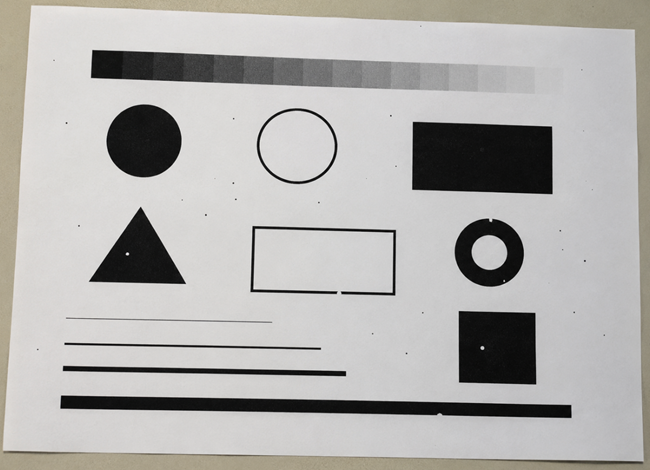
#> input picture goruntu_on_isleme_filtreleme/images/image.png, 650 x 470 px
$ python on_isleme_pipeline.py
#> lines starting #> are read from the running program, lines starting #| are printed output that depends on the picture; after the words box and inside, x2 and y2 are one past the last pixel; in counts of white or black regions, pixels touching at a corner belong together
import cv2

image = cv2.imread("images/image.png")
#> image is the input picture: shape (470, 650, 3); mean B, G, R 173, 175.4, 177.1

if image is None:
    raise FileNotFoundError("goruntu bulunamadi")

# renk bilgisini kaldırarak tek kanallı gri görüntü oluştur
gray = cv2.cvtColor(image, cv2.COLOR_BGR2GRAY)
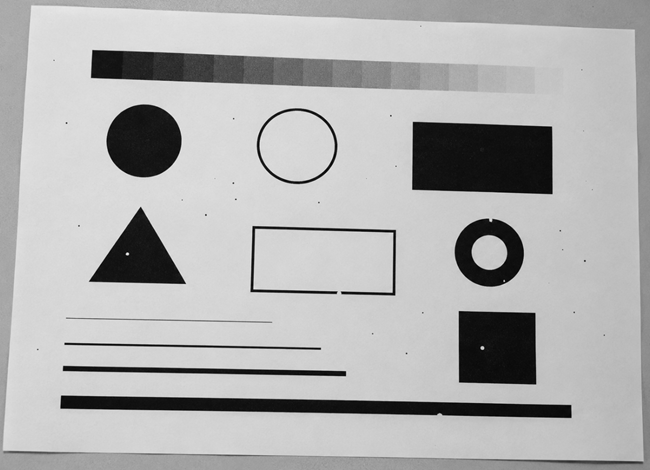
#> gray: shape (470, 650); min 0, max 246, mean 175.6

# Gürültü azaltma
blurred = cv2.GaussianBlur(gray, (5, 5), 0)
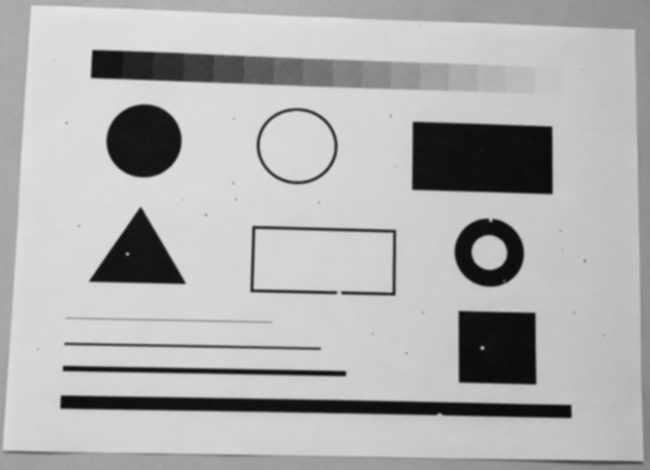
#> blurred: shape (470, 650); min 10, max 229, mean 175.6

# adaptive threshold
binary = cv2.adaptiveThreshold(blurred, 255, cv2.ADAPTIVE_THRESH_GAUSSIAN_C, cv2.THRESH_BINARY, 11, 2)
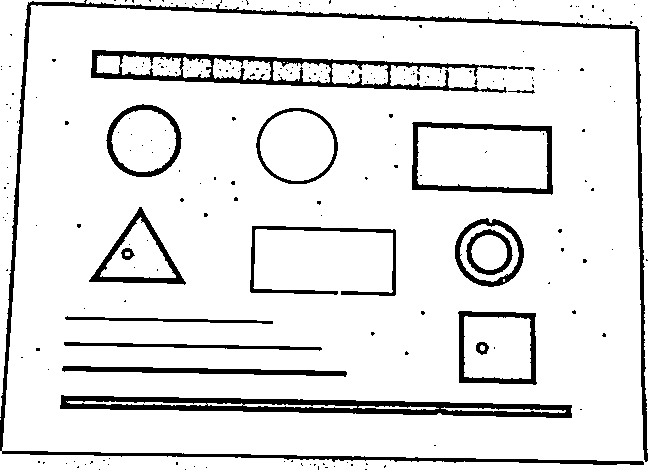
#> binary: shape (470, 650); 89.6% white; 227 black regions (208 under 20 px), largest, box (x1, y1, x2, y2) and area: (0, 0, 648, 465) 7974, (60, 395, 572, 418) 5415, (91, 50, 507, 93) 4431

# kernel
kernel = cv2.getStructuringElement(cv2.MORPH_RECT, (3, 3))

# küçük beyaz gürültüleri temizlemek için erosion + dilation
opened = cv2.morphologyEx(binary, cv2.MORPH_OPEN, kernel, iterations=1)
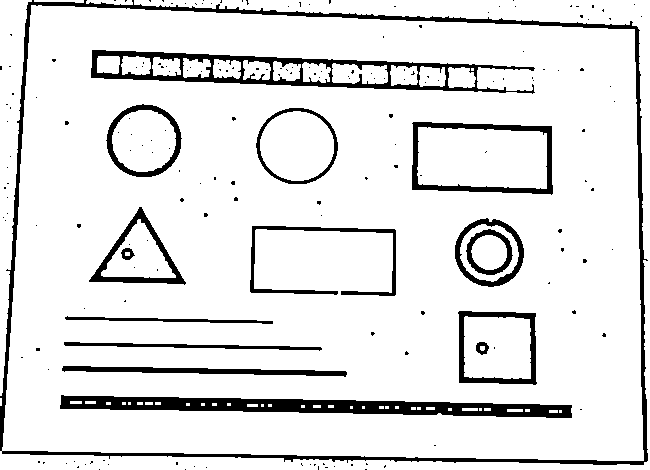
#> opened: shape (470, 650); 89.3% white; 191 black regions (175 under 20 px), largest, box (x1, y1, x2, y2) and area: (0, 0, 648, 465) 8142, (60, 395, 572, 418) 6012, (91, 50, 535, 94) 4856

# küçük siyah boşlukları kapatmak için closing uygula -> dilation + erosion
processed = cv2.morphologyEx(opened, cv2.MORPH_CLOSE, kernel, iterations=1)
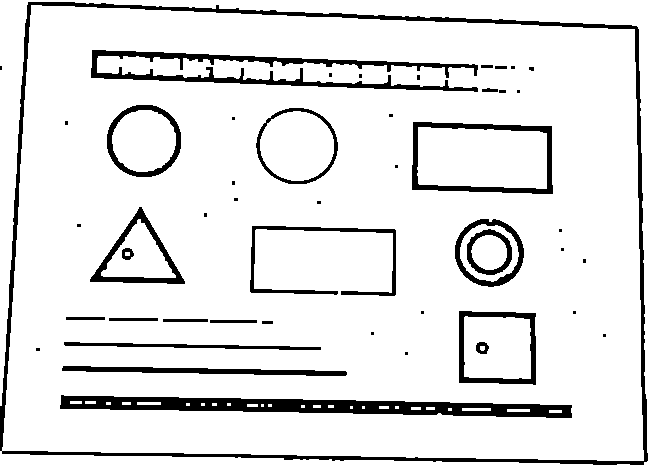
#> processed: shape (470, 650); 89.7% white; 49 black regions (25 under 20 px), largest, box (x1, y1, x2, y2) and area: (0, 2, 648, 465) 7976, (60, 395, 572, 418) 5970, (91, 50, 478, 92) 4243

# pipeline aşamalarını göster
cv2.imshow("1 - Orijinal", image)
cv2.imshow("2 - Gri Seviye", gray)
cv2.imshow("3 - Gaussian blur", blurred)
cv2.imshow("4 - Adaptive Threshold", binary)
cv2.imshow("5 - Final", processed)

# final sonucunu kaydet
cv2.imwrite("outputs/final_on_isleme.png", processed)

cv2.waitKey(0)
cv2.destroyAllWindows()

$ run again, with goruntu_on_isleme_filtreleme/images/belge.jpg saved as goruntu_on_isleme_filtreleme/images/image.png
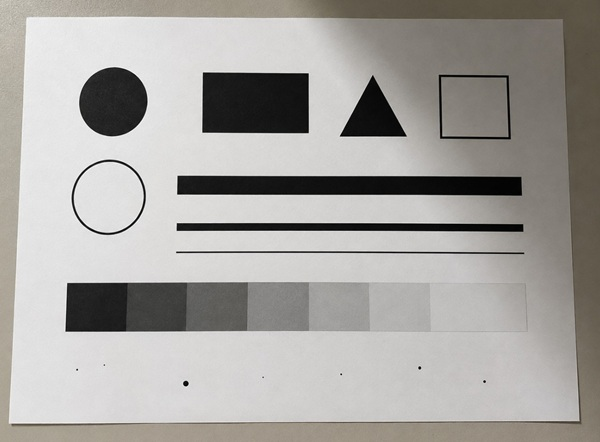
#> input picture goruntu_on_isleme_filtreleme/images/belge.jpg, 600 x 442 px
#> image is the input picture: shape (442, 600, 3); mean B, G, R 160.1, 163.8, 166.2
#> `binary = cv2.adaptiveThreshold(blurred, 255, cv2.ADAPTIVE_THRESH_GAUSS..`:
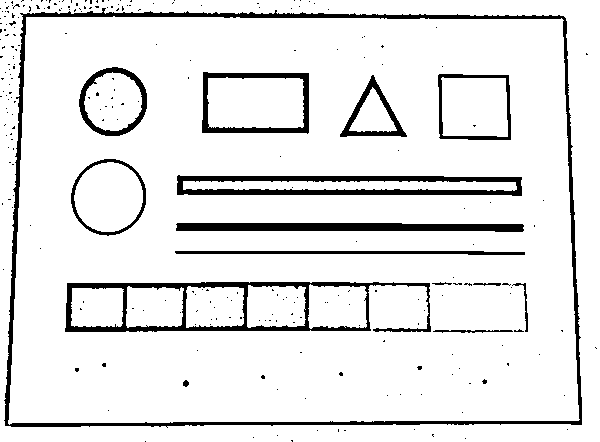
#> binary: shape (442, 600); 90.5% white; 259 black regions (244 under 20 px), largest, box (x1, y1, x2, y2) and area: (4, 8, 582, 428) 7218, (65, 282, 431, 332) 4174, (177, 175, 522, 196) 3674
#> opened: shape (442, 600); 90.4% white; 214 black regions (202 under 20 px), largest, box (x1, y1, x2, y2) and area: (4, 6, 582, 428) 7417, (65, 282, 528, 333) 4778, (177, 175, 522, 196) 3696
#> `processed = cv2.morphologyEx(opened, cv2.MORPH_CLOSE, kernel, iteratio..`:
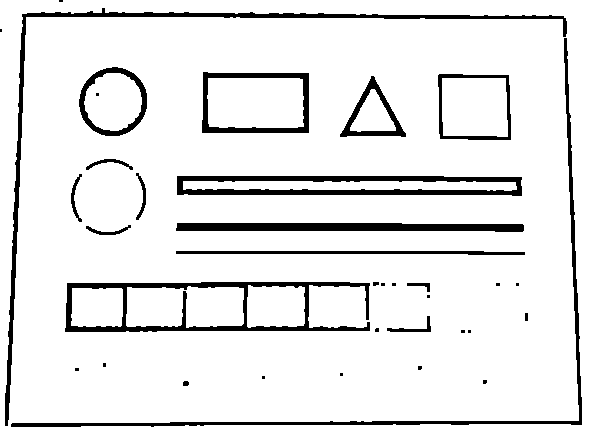
#> processed: shape (442, 600); 90.9% white; 36 black regions (17 under 20 px), largest, box (x1, y1, x2, y2) and area: (5, 8, 567, 426) 3983, (65, 282, 370, 332) 3767, (177, 176, 522, 196) 3652
